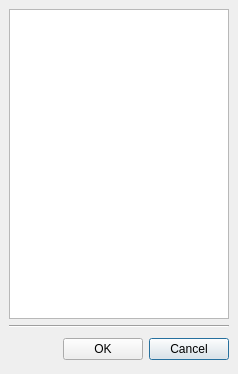
<?xml version="1.0" encoding="UTF-8"?>
<ui version="4.0">
 <class>SelectStippleForm</class>
 <widget class="QDialog" name="SelectStippleForm">
  <property name="geometry">
   <rect>
    <x>0</x>
    <y>0</y>
    <width>238</width>
    <height>374</height>
   </rect>
  </property>
  <property name="windowTitle">
   <string>Select Stipple Pattern</string>
  </property>
  <layout class="QVBoxLayout">
   <property name="spacing">
    <number>6</number>
   </property>
   <property name="leftMargin">
    <number>9</number>
   </property>
   <property name="topMargin">
    <number>9</number>
   </property>
   <property name="rightMargin">
    <number>9</number>
   </property>
   <property name="bottomMargin">
    <number>9</number>
   </property>
   <item>
    <widget class="QListWidget" name="stipple_items">
     <property name="sizePolicy">
      <sizepolicy hsizetype="Preferred" vsizetype="Expanding">
       <horstretch>0</horstretch>
       <verstretch>0</verstretch>
      </sizepolicy>
     </property>
     <property name="acceptDrops">
      <bool>true</bool>
     </property>
     <property name="showDropIndicator" stdset="0">
      <bool>false</bool>
     </property>
     <property name="dragEnabled">
      <bool>false</bool>
     </property>
     <property name="alternatingRowColors">
      <bool>false</bool>
     </property>
     <property name="selectionMode">
      <enum>QAbstractItemView::SingleSelection</enum>
     </property>
     <property name="iconSize">
      <size>
       <width>32</width>
       <height>32</height>
      </size>
     </property>
     <property name="movement">
      <enum>QListView::Static</enum>
     </property>
     <property name="viewMode">
      <enum>QListView::ListMode</enum>
     </property>
    </widget>
   </item>
   <item>
    <widget class="Line" name="line">
     <property name="orientation">
      <enum>Qt::Horizontal</enum>
     </property>
    </widget>
   </item>
   <item>
    <widget class="QFrame" name="frame5">
     <property name="frameShape">
      <enum>QFrame::NoFrame</enum>
     </property>
     <property name="frameShadow">
      <enum>QFrame::Raised</enum>
     </property>
     <layout class="QHBoxLayout">
      <property name="spacing">
       <number>6</number>
      </property>
      <property name="leftMargin">
       <number>0</number>
      </property>
      <property name="topMargin">
       <number>0</number>
      </property>
      <property name="rightMargin">
       <number>0</number>
      </property>
      <property name="bottomMargin">
       <number>0</number>
      </property>
      <item>
       <spacer>
        <property name="orientation">
         <enum>Qt::Horizontal</enum>
        </property>
        <property name="sizeType">
         <enum>QSizePolicy::Expanding</enum>
        </property>
        <property name="sizeHint" stdset="0">
         <size>
          <width>81</width>
          <height>31</height>
         </size>
        </property>
       </spacer>
      </item>
      <item>
       <widget class="QPushButton" name="ok_button">
        <property name="text">
         <string>OK</string>
        </property>
        <property name="default">
         <bool>true</bool>
        </property>
       </widget>
      </item>
      <item>
       <widget class="QPushButton" name="cancel_button">
        <property name="text">
         <string>Cancel</string>
        </property>
        <property name="default">
         <bool>true</bool>
        </property>
       </widget>
      </item>
     </layout>
    </widget>
   </item>
  </layout>
 </widget>
 <layoutdefault spacing="6" margin="11"/>
 <resources/>
 <connections>
  <connection>
   <sender>ok_button</sender>
   <signal>clicked()</signal>
   <receiver>SelectStippleForm</receiver>
   <slot>accept()</slot>
   <hints>
    <hint type="sourcelabel">
     <x>182</x>
     <y>334</y>
    </hint>
    <hint type="destinationlabel">
     <x>163</x>
     <y>178</y>
    </hint>
   </hints>
  </connection>
  <connection>
   <sender>cancel_button</sender>
   <signal>clicked()</signal>
   <receiver>SelectStippleForm</receiver>
   <slot>reject()</slot>
   <hints>
    <hint type="sourcelabel">
     <x>275</x>
     <y>334</y>
    </hint>
    <hint type="destinationlabel">
     <x>163</x>
     <y>178</y>
    </hint>
   </hints>
  </connection>
 </connections>
</ui>
